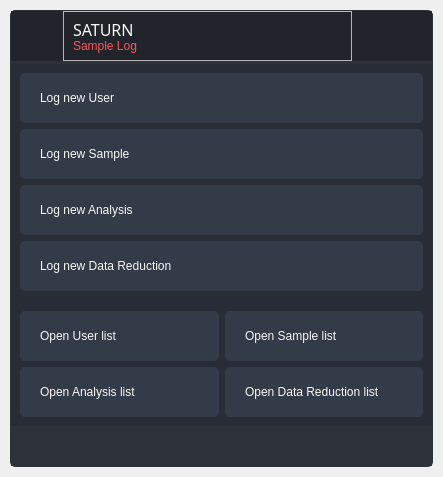
<?xml version="1.0" encoding="UTF-8"?>
<ui version="4.0">
 <class>MainWindow</class>
 <widget class="QMainWindow" name="MainWindow">
  <property name="geometry">
   <rect>
    <x>0</x>
    <y>0</y>
    <width>443</width>
    <height>477</height>
   </rect>
  </property>
  <property name="maximumSize">
   <size>
    <width>600</width>
    <height>600</height>
   </size>
  </property>
  <property name="windowTitle">
   <string>MainWindow</string>
  </property>
  <widget class="QWidget" name="strylesheet">
   <property name="styleSheet">
    <string notr="true">/* /////////////////////////////////////////////////////////////////////////////////////////////////
SET APP STYLESHEET - FULL STYLES HERE
DARK THEME - DRACULA COLOR BASED

///////////////////////////////////////////////////////////////////////////////////////////////// */

QWidget{
	color:#f8f8f2;
	font: 10pt &quot;AbrilTitlingNarrowW04-Bold&quot;;
}

/* /////////////////////////////////////////////////////////////////////////////////////////////////
Tooltip */
QToolTip {
	color: #ffffff;
	background-color: rgba(33, 37, 43, 180);
	border: 1px solid rgb(44, 49, 58);
	background-image: none;
	background-position: left center;
    background-repeat: no-repeat;
	border: none;
	border-left: 2px solid #ff5555;
	text-align: left;
	padding-left: 8px;
	margin: 0px;
}

/* /////////////////////////////////////////////////////////////////////////////////////////////////
Bg App */
#bgApp {	
	background-color: rgb(40, 44, 52);
	border: 1px solid rgb(44, 49, 58);
	border-radius: 5px;	
}

/* /////////////////////////////////////////////////////////////////////////////////////////////////
Left Menu */
#leftMenuBg {	
	background-color: rgb(33, 37, 43);
}
#topLogo {
	background-color: rgb(33, 37, 43);
	background-image: url(:/imagem/images/saturn_logo2.png);
	background-position: centered;
	background-repeat: no-repeat;
}
#titleLeftApp { font: 63 12pt &quot;AbrilTitlingNarrowW04-Bold&quot;; }
#titleLeftDescription { font: 8pt &quot;AbrilTitlingNarrowW04-Bold&quot;; color:rgb(255, 85, 85); }

/* Title Menu */
#titleRightInfo { 
	padding-left: 10px; 
}
#titleLeftApp { font: 63 12pt &quot;AbrilTitlingNarrowW04-Bold&quot;; }
#titleLeftDescription { font: 8pt &quot;AbrilTitlingNarrowW04-Bold&quot;; color:rgb(255, 85, 85); }

#leftMenuFrame{
	border-top: 3px solid rgb(44, 49, 58);
}

/* /////////////////////////////////////////////////////////////////////////////////////////////////
Content App */
#contentTopBg{	
	background-color: rgb(33, 37, 43);
	border-top-radius: 5px;
}
#contentBottom{
	border-top: 3px solid rgb(44, 49, 58);
}

/* Top Buttons */
#rightButtons .QPushButton { background-color: rgba(255, 255, 255, 0); border: none;  border-radius: 5px; }
#rightButtons .QPushButton:hover { background-color: rgb(44, 49, 57); border-style: solid; border-radius: 4px; }
#rightButtons .QPushButton:pressed { background-color: rgb(23, 26, 30); border-style: solid; border-radius: 4px; }
#closeAppBtn{ background-color: rgba(255, 255, 255, 0); border: none; border-radius: 5px;}
#closeAppBtn:hover{ background-color:#ff5555;}
#closeAppBtn:pressed { background-color:rgb(193, 64, 64); border-style: solid; border-radius: 5px;}

/* Theme Settings */
#extraRightBox { background-color: rgb(44, 49, 58); }
#themeSettingsTopDetail { background-color:#ff5555; }

/* Bottom Bar */
#bottomBar { background-color: rgb(44, 49, 58); }
#bottomBar QLabel { font-size: 11px; color: rgb(113, 126, 149); padding-left: 10px; padding-right: 10px; padding-bottom: 2px; }

/* /////////////////////////////////////////////////////////////////////////////////////////////////
Button */
#content .QPushButton {
	background-position: left center;
   background-repeat: no-repeat;
	border-radius: 5px;	
	background-color: rgb(52, 59, 72);
	text-align: left;
	padding-left: 20px;
}
#content .QPushButton:hover {
	/*background-color: rgb(43, 50, 61)*/
	background-color: rgb(57, 65, 80);
	border: 2px solid rgb(61, 70, 86);
}
#content .QPushButton:pressed {	
	background-color: rgb(35, 40, 49);
	border: 2px solid rgb(43, 50, 61);
}
</string>
   </property>
   <layout class="QVBoxLayout" name="shadow">
    <property name="spacing">
     <number>10</number>
    </property>
    <property name="leftMargin">
     <number>10</number>
    </property>
    <property name="topMargin">
     <number>10</number>
    </property>
    <property name="rightMargin">
     <number>10</number>
    </property>
    <property name="bottomMargin">
     <number>10</number>
    </property>
    <item>
     <widget class="QFrame" name="bgApp">
      <property name="frameShape">
       <enum>QFrame::NoFrame</enum>
      </property>
      <property name="frameShadow">
       <enum>QFrame::Raised</enum>
      </property>
      <layout class="QHBoxLayout" name="horizontalLayout">
       <property name="spacing">
        <number>0</number>
       </property>
       <property name="leftMargin">
        <number>0</number>
       </property>
       <property name="topMargin">
        <number>0</number>
       </property>
       <property name="rightMargin">
        <number>0</number>
       </property>
       <property name="bottomMargin">
        <number>0</number>
       </property>
       <item>
        <widget class="QFrame" name="contentBox">
         <property name="frameShape">
          <enum>QFrame::NoFrame</enum>
         </property>
         <property name="frameShadow">
          <enum>QFrame::Raised</enum>
         </property>
         <layout class="QVBoxLayout" name="verticalLayout_3">
          <property name="spacing">
           <number>0</number>
          </property>
          <property name="leftMargin">
           <number>0</number>
          </property>
          <property name="topMargin">
           <number>0</number>
          </property>
          <property name="rightMargin">
           <number>0</number>
          </property>
          <property name="bottomMargin">
           <number>0</number>
          </property>
          <item>
           <widget class="QFrame" name="contentTopBg">
            <property name="maximumSize">
             <size>
              <width>16777215</width>
              <height>50</height>
             </size>
            </property>
            <property name="frameShape">
             <enum>QFrame::NoFrame</enum>
            </property>
            <property name="frameShadow">
             <enum>QFrame::Raised</enum>
            </property>
            <layout class="QHBoxLayout" name="horizontalLayout_2">
             <property name="spacing">
              <number>0</number>
             </property>
             <property name="leftMargin">
              <number>0</number>
             </property>
             <property name="topMargin">
              <number>0</number>
             </property>
             <property name="rightMargin">
              <number>10</number>
             </property>
             <property name="bottomMargin">
              <number>0</number>
             </property>
             <item>
              <widget class="QFrame" name="leftBox">
               <property name="sizePolicy">
                <sizepolicy hsizetype="Expanding" vsizetype="Expanding">
                 <horstretch>0</horstretch>
                 <verstretch>0</verstretch>
                </sizepolicy>
               </property>
               <property name="frameShape">
                <enum>QFrame::NoFrame</enum>
               </property>
               <property name="frameShadow">
                <enum>QFrame::Raised</enum>
               </property>
               <layout class="QHBoxLayout" name="horizontalLayout_5">
                <property name="spacing">
                 <number>0</number>
                </property>
                <property name="leftMargin">
                 <number>10</number>
                </property>
                <property name="topMargin">
                 <number>0</number>
                </property>
                <property name="rightMargin">
                 <number>0</number>
                </property>
                <property name="bottomMargin">
                 <number>0</number>
                </property>
                <item>
                 <widget class="QFrame" name="topLogoInfo">
                  <property name="minimumSize">
                   <size>
                    <width>42</width>
                    <height>42</height>
                   </size>
                  </property>
                  <property name="maximumSize">
                   <size>
                    <width>42</width>
                    <height>42</height>
                   </size>
                  </property>
                  <property name="frameShape">
                   <enum>QFrame::NoFrame</enum>
                  </property>
                  <property name="frameShadow">
                   <enum>QFrame::Raised</enum>
                  </property>
                  <widget class="QFrame" name="topLogo">
                   <property name="geometry">
                    <rect>
                     <x>0</x>
                     <y>0</y>
                     <width>42</width>
                     <height>42</height>
                    </rect>
                   </property>
                   <property name="minimumSize">
                    <size>
                     <width>42</width>
                     <height>42</height>
                    </size>
                   </property>
                   <property name="maximumSize">
                    <size>
                     <width>42</width>
                     <height>42</height>
                    </size>
                   </property>
                   <property name="frameShape">
                    <enum>QFrame::NoFrame</enum>
                   </property>
                   <property name="frameShadow">
                    <enum>QFrame::Raised</enum>
                   </property>
                  </widget>
                 </widget>
                </item>
                <item>
                 <widget class="QFrame" name="titleGripFrame">
                  <property name="frameShape">
                   <enum>QFrame::StyledPanel</enum>
                  </property>
                  <property name="frameShadow">
                   <enum>QFrame::Raised</enum>
                  </property>
                  <widget class="QLabel" name="titleLeftApp">
                   <property name="geometry">
                    <rect>
                     <x>10</x>
                     <y>8</y>
                     <width>137</width>
                     <height>21</height>
                    </rect>
                   </property>
                   <property name="font">
                    <font>
                     <family>AbrilTitlingNarrowW04-Bold</family>
                     <pointsize>12</pointsize>
                     <weight>7</weight>
                     <italic>false</italic>
                     <bold>false</bold>
                    </font>
                   </property>
                   <property name="frameShape">
                    <enum>QFrame::NoFrame</enum>
                   </property>
                   <property name="text">
                    <string>SATURN</string>
                   </property>
                  </widget>
                  <widget class="QLabel" name="titleLeftDescription">
                   <property name="geometry">
                    <rect>
                     <x>10</x>
                     <y>27</y>
                     <width>91</width>
                     <height>16</height>
                    </rect>
                   </property>
                   <property name="text">
                    <string>Sample Log</string>
                   </property>
                  </widget>
                 </widget>
                </item>
               </layout>
              </widget>
             </item>
             <item>
              <widget class="QFrame" name="rightButtons">
               <property name="sizePolicy">
                <sizepolicy hsizetype="Minimum" vsizetype="Minimum">
                 <horstretch>0</horstretch>
                 <verstretch>0</verstretch>
                </sizepolicy>
               </property>
               <property name="minimumSize">
                <size>
                 <width>0</width>
                 <height>50</height>
                </size>
               </property>
               <property name="frameShape">
                <enum>QFrame::NoFrame</enum>
               </property>
               <property name="frameShadow">
                <enum>QFrame::Raised</enum>
               </property>
               <layout class="QHBoxLayout" name="horizontalLayout_3">
                <property name="spacing">
                 <number>0</number>
                </property>
                <property name="leftMargin">
                 <number>0</number>
                </property>
                <property name="topMargin">
                 <number>0</number>
                </property>
                <property name="rightMargin">
                 <number>0</number>
                </property>
                <property name="bottomMargin">
                 <number>0</number>
                </property>
                <item>
                 <widget class="QPushButton" name="minimizeAppBtn">
                  <property name="minimumSize">
                   <size>
                    <width>35</width>
                    <height>28</height>
                   </size>
                  </property>
                  <property name="maximumSize">
                   <size>
                    <width>35</width>
                    <height>28</height>
                   </size>
                  </property>
                  <property name="cursor">
                   <cursorShape>PointingHandCursor</cursorShape>
                  </property>
                  <property name="text">
                   <string/>
                  </property>
                  <property name="icon">
                   <iconset resource="../resources/resources.qrc">
                    <normaloff>:/icons/icons/cil-minimise.png</normaloff>:/icons/icons/cil-minimise.png</iconset>
                  </property>
                 </widget>
                </item>
               </layout>
              </widget>
             </item>
             <item>
              <widget class="QPushButton" name="closeAppBtn">
               <property name="minimumSize">
                <size>
                 <width>35</width>
                 <height>28</height>
                </size>
               </property>
               <property name="maximumSize">
                <size>
                 <width>35</width>
                 <height>28</height>
                </size>
               </property>
               <property name="cursor">
                <cursorShape>PointingHandCursor</cursorShape>
               </property>
               <property name="text">
                <string/>
               </property>
               <property name="icon">
                <iconset resource="../resources/resources.qrc">
                 <normaloff>:/icons/icons/cil-close.png</normaloff>:/icons/icons/cil-close.png</iconset>
               </property>
              </widget>
             </item>
            </layout>
           </widget>
          </item>
          <item>
           <widget class="QFrame" name="contentBottom">
            <property name="frameShape">
             <enum>QFrame::NoFrame</enum>
            </property>
            <property name="frameShadow">
             <enum>QFrame::Raised</enum>
            </property>
            <layout class="QVBoxLayout" name="verticalLayout_5">
             <property name="spacing">
              <number>0</number>
             </property>
             <property name="leftMargin">
              <number>0</number>
             </property>
             <property name="topMargin">
              <number>0</number>
             </property>
             <property name="rightMargin">
              <number>0</number>
             </property>
             <property name="bottomMargin">
              <number>0</number>
             </property>
             <item>
              <widget class="QFrame" name="content">
               <property name="frameShape">
                <enum>QFrame::NoFrame</enum>
               </property>
               <property name="frameShadow">
                <enum>QFrame::Raised</enum>
               </property>
               <layout class="QVBoxLayout" name="verticalLayout">
                <item>
                 <widget class="QPushButton" name="btn_newUser">
                  <property name="minimumSize">
                   <size>
                    <width>0</width>
                    <height>50</height>
                   </size>
                  </property>
                  <property name="cursor">
                   <cursorShape>PointingHandCursor</cursorShape>
                  </property>
                  <property name="text">
                   <string>Log new User</string>
                  </property>
                  <property name="icon">
                   <iconset resource="../resources/resources.qrc">
                    <normaloff>:/icons/icons/cil-user-a.png</normaloff>:/icons/icons/cil-user-a.png</iconset>
                  </property>
                 </widget>
                </item>
                <item>
                 <widget class="QPushButton" name="btn_newSample">
                  <property name="minimumSize">
                   <size>
                    <width>0</width>
                    <height>50</height>
                   </size>
                  </property>
                  <property name="cursor">
                   <cursorShape>PointingHandCursor</cursorShape>
                  </property>
                  <property name="text">
                   <string>Log new Sample</string>
                  </property>
                  <property name="icon">
                   <iconset resource="../resources/resources.qrc">
                    <normaloff>:/icons/icons/cil-sample.png</normaloff>:/icons/icons/cil-sample.png</iconset>
                  </property>
                 </widget>
                </item>
                <item>
                 <widget class="QPushButton" name="btn_newAnalysis">
                  <property name="minimumSize">
                   <size>
                    <width>0</width>
                    <height>50</height>
                   </size>
                  </property>
                  <property name="cursor">
                   <cursorShape>PointingHandCursor</cursorShape>
                  </property>
                  <property name="text">
                   <string>Log new Analysis</string>
                  </property>
                  <property name="icon">
                   <iconset resource="../resources/resources.qrc">
                    <normaloff>:/icons/icons/cil-troubleshoot.png</normaloff>:/icons/icons/cil-troubleshoot.png</iconset>
                  </property>
                  <property name="iconSize">
                   <size>
                    <width>16</width>
                    <height>16</height>
                   </size>
                  </property>
                 </widget>
                </item>
                <item>
                 <widget class="QPushButton" name="btn_newReduction">
                  <property name="minimumSize">
                   <size>
                    <width>0</width>
                    <height>50</height>
                   </size>
                  </property>
                  <property name="text">
                   <string>Log new Data Reduction</string>
                  </property>
                  <property name="icon">
                   <iconset resource="../resources/resources.qrc">
                    <normaloff>:/icons/icons/cil-analysis.png</normaloff>:/icons/icons/cil-analysis.png</iconset>
                  </property>
                 </widget>
                </item>
                <item>
                 <spacer name="verticalSpacer">
                  <property name="orientation">
                   <enum>Qt::Vertical</enum>
                  </property>
                  <property name="sizeHint" stdset="0">
                   <size>
                    <width>20</width>
                    <height>40</height>
                   </size>
                  </property>
                 </spacer>
                </item>
                <item>
                 <layout class="QHBoxLayout" name="horizontalLayout_6">
                  <item>
                   <widget class="QPushButton" name="btn_UserList">
                    <property name="minimumSize">
                     <size>
                      <width>0</width>
                      <height>50</height>
                     </size>
                    </property>
                    <property name="cursor">
                     <cursorShape>PointingHandCursor</cursorShape>
                    </property>
                    <property name="text">
                     <string>Open User list</string>
                    </property>
                    <property name="icon">
                     <iconset resource="../resources/resources.qrc">
                      <normaloff>:/icons/icons/cil-groups.png</normaloff>:/icons/icons/cil-groups.png</iconset>
                    </property>
                   </widget>
                  </item>
                  <item>
                   <widget class="QPushButton" name="btn_sampleList">
                    <property name="minimumSize">
                     <size>
                      <width>0</width>
                      <height>50</height>
                     </size>
                    </property>
                    <property name="cursor">
                     <cursorShape>PointingHandCursor</cursorShape>
                    </property>
                    <property name="text">
                     <string>Open Sample list</string>
                    </property>
                    <property name="icon">
                     <iconset resource="../resources/resources.qrc">
                      <normaloff>:/icons/icons/cil-sample.png</normaloff>:/icons/icons/cil-sample.png</iconset>
                    </property>
                   </widget>
                  </item>
                 </layout>
                </item>
                <item>
                 <layout class="QHBoxLayout" name="horizontalLayout_7">
                  <item>
                   <widget class="QPushButton" name="btn_analysisList">
                    <property name="minimumSize">
                     <size>
                      <width>0</width>
                      <height>50</height>
                     </size>
                    </property>
                    <property name="cursor">
                     <cursorShape>PointingHandCursor</cursorShape>
                    </property>
                    <property name="text">
                     <string>Open Analysis list</string>
                    </property>
                    <property name="icon">
                     <iconset resource="../resources/resources.qrc">
                      <normaloff>:/icons/icons/cil-troubleshoot.png</normaloff>:/icons/icons/cil-troubleshoot.png</iconset>
                    </property>
                   </widget>
                  </item>
                  <item>
                   <widget class="QPushButton" name="btn_reductionList">
                    <property name="minimumSize">
                     <size>
                      <width>0</width>
                      <height>50</height>
                     </size>
                    </property>
                    <property name="cursor">
                     <cursorShape>PointingHandCursor</cursorShape>
                    </property>
                    <property name="text">
                     <string>Open Data Reduction list</string>
                    </property>
                    <property name="icon">
                     <iconset resource="../resources/resources.qrc">
                      <normaloff>:/icons/icons/cil-analysis.png</normaloff>:/icons/icons/cil-analysis.png</iconset>
                    </property>
                   </widget>
                  </item>
                 </layout>
                </item>
               </layout>
              </widget>
             </item>
             <item>
              <widget class="QFrame" name="bottomBar">
               <property name="minimumSize">
                <size>
                 <width>0</width>
                 <height>40</height>
                </size>
               </property>
               <property name="maximumSize">
                <size>
                 <width>16777215</width>
                 <height>40</height>
                </size>
               </property>
               <property name="frameShape">
                <enum>QFrame::NoFrame</enum>
               </property>
               <property name="frameShadow">
                <enum>QFrame::Raised</enum>
               </property>
               <layout class="QHBoxLayout" name="horizontalLayout_4">
                <property name="spacing">
                 <number>0</number>
                </property>
                <property name="leftMargin">
                 <number>0</number>
                </property>
                <property name="topMargin">
                 <number>0</number>
                </property>
                <property name="rightMargin">
                 <number>0</number>
                </property>
                <property name="bottomMargin">
                 <number>0</number>
                </property>
                <item>
                 <widget class="QFrame" name="loadingFrame">
                  <property name="frameShape">
                   <enum>QFrame::NoFrame</enum>
                  </property>
                  <property name="frameShadow">
                   <enum>QFrame::Raised</enum>
                  </property>
                 </widget>
                </item>
                <item alignment="Qt::AlignBottom">
                 <widget class="QFrame" name="frame_size_grip">
                  <property name="minimumSize">
                   <size>
                    <width>20</width>
                    <height>20</height>
                   </size>
                  </property>
                  <property name="maximumSize">
                   <size>
                    <width>20</width>
                    <height>20</height>
                   </size>
                  </property>
                  <property name="frameShape">
                   <enum>QFrame::NoFrame</enum>
                  </property>
                  <property name="frameShadow">
                   <enum>QFrame::Raised</enum>
                  </property>
                 </widget>
                </item>
               </layout>
              </widget>
             </item>
            </layout>
           </widget>
          </item>
         </layout>
        </widget>
       </item>
      </layout>
     </widget>
    </item>
   </layout>
  </widget>
 </widget>
 <resources>
  <include location="../resources/resources.qrc"/>
 </resources>
 <connections/>
</ui>
